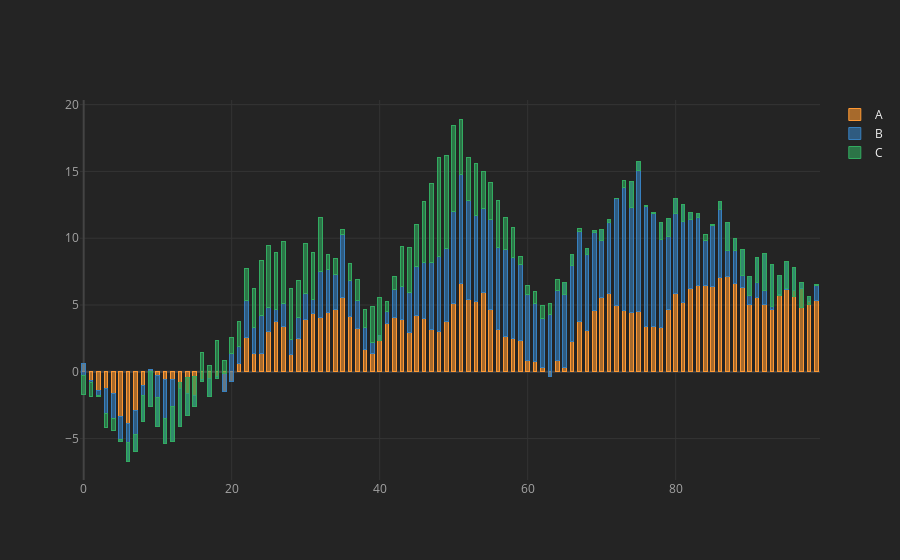

Source (notebook cell):
### Code cell
df.iplot(kind='bar',barmode="stack",bargap=0.5);
